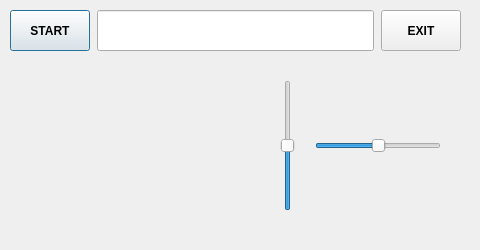
<?xml version="1.0" encoding="UTF-8"?>
<ui version="4.0">
 <class>Testing</class>
 <widget class="QDialog" name="Testing">
  <property name="geometry">
   <rect>
    <x>0</x>
    <y>0</y>
    <width>480</width>
    <height>250</height>
   </rect>
  </property>
  <property name="font">
   <font>
    <weight>50</weight>
    <bold>false</bold>
   </font>
  </property>
  <property name="windowTitle">
   <string>TESTING</string>
  </property>
  <widget class="QLabel" name="TestPic">
   <property name="geometry">
    <rect>
     <x>20</x>
     <y>70</y>
     <width>220</width>
     <height>150</height>
    </rect>
   </property>
   <property name="autoFillBackground">
    <bool>true</bool>
   </property>
   <property name="text">
    <string/>
   </property>
  </widget>
  <widget class="QWidget" name="layoutWidget">
   <property name="geometry">
    <rect>
     <x>10</x>
     <y>10</y>
     <width>451</width>
     <height>41</height>
    </rect>
   </property>
   <layout class="QHBoxLayout" name="horizontalLayout">
    <property name="spacing">
     <number>7</number>
    </property>
    <item>
     <widget class="QPushButton" name="ButtonStart">
      <property name="sizePolicy">
       <sizepolicy hsizetype="Minimum" vsizetype="Preferred">
        <horstretch>0</horstretch>
        <verstretch>0</verstretch>
       </sizepolicy>
      </property>
      <property name="font">
       <font>
        <weight>75</weight>
        <bold>true</bold>
       </font>
      </property>
      <property name="text">
       <string>START</string>
      </property>
     </widget>
    </item>
    <item>
     <widget class="QLineEdit" name="Instruction">
      <property name="sizePolicy">
       <sizepolicy hsizetype="Expanding" vsizetype="Preferred">
        <horstretch>0</horstretch>
        <verstretch>0</verstretch>
       </sizepolicy>
      </property>
     </widget>
    </item>
    <item>
     <widget class="QPushButton" name="ButtonExit">
      <property name="sizePolicy">
       <sizepolicy hsizetype="Minimum" vsizetype="Preferred">
        <horstretch>0</horstretch>
        <verstretch>0</verstretch>
       </sizepolicy>
      </property>
      <property name="font">
       <font>
        <weight>75</weight>
        <bold>true</bold>
       </font>
      </property>
      <property name="text">
       <string>EXIT</string>
      </property>
     </widget>
    </item>
   </layout>
  </widget>
  <widget class="QWidget" name="layoutWidget">
   <property name="geometry">
    <rect>
     <x>280</x>
     <y>80</y>
     <width>161</width>
     <height>131</height>
    </rect>
   </property>
   <layout class="QHBoxLayout" name="horizontalLayout_2" stretch="1,1">
    <property name="spacing">
     <number>20</number>
    </property>
    <item>
     <widget class="QSlider" name="SliderY">
      <property name="font">
       <font>
        <weight>75</weight>
        <bold>true</bold>
       </font>
      </property>
      <property name="autoFillBackground">
       <bool>true</bool>
      </property>
      <property name="minimum">
       <number>-80</number>
      </property>
      <property name="maximum">
       <number>80</number>
      </property>
      <property name="orientation">
       <enum>Qt::Vertical</enum>
      </property>
     </widget>
    </item>
    <item>
     <widget class="QSlider" name="SliderX">
      <property name="sizePolicy">
       <sizepolicy hsizetype="Expanding" vsizetype="Fixed">
        <horstretch>0</horstretch>
        <verstretch>0</verstretch>
       </sizepolicy>
      </property>
      <property name="font">
       <font>
        <weight>75</weight>
        <bold>true</bold>
       </font>
      </property>
      <property name="autoFillBackground">
       <bool>true</bool>
      </property>
      <property name="minimum">
       <number>-80</number>
      </property>
      <property name="maximum">
       <number>80</number>
      </property>
      <property name="orientation">
       <enum>Qt::Horizontal</enum>
      </property>
     </widget>
    </item>
   </layout>
  </widget>
 </widget>
 <resources/>
 <connections/>
</ui>
